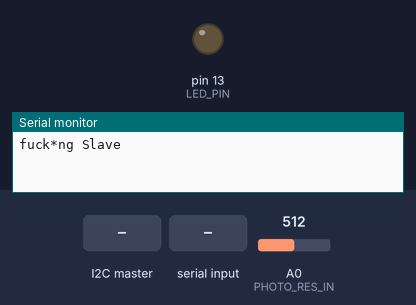
This sketch was run on a simulated Arduino Uno, built with avr-gcc and run on an emulated ATmega328P. Parts: output pins drawn as LEDs (lit = HIGH), the last lines printed to the serial monitor. Dashed ring = blinking. The inputs (shaded band) are chosen by the test bench; at power-on: A0 (PHOTO_RES_IN) = 512.

Above: at 1.2 s.
1.3 s: the I2C master sends "c"
At 1.55 s:
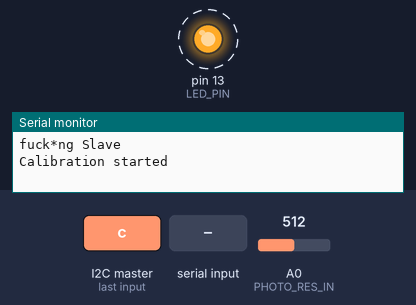
4.3 s: "s" received over Serial
7.3 s: "r" received over Serial
At 7.3 s:
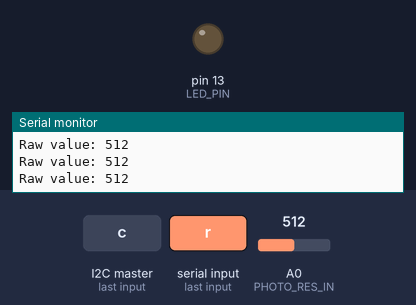
10.3 s: A0 (PHOTO_RES_IN) set to 109
11.8 s: A0 (PHOTO_RES_IN) set to 95
Timing chart, 0 to 14.8 s (numbered marks = the images above; inputs shaded):
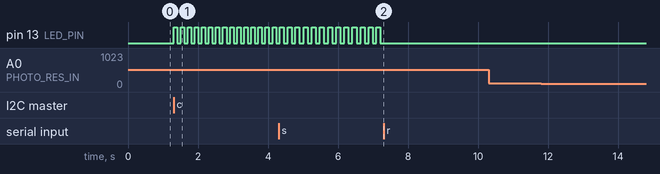

The sketch:

slave.ino
```cpp
#include <Wire.h>

#define PHOTO_RES_IN A0
#define I2C_ADDRES 9
#define LED_PIN 13

int max_records = 0;
int currentRecord = 0;
int* x;
int* y;
bool calibrationStarted = false;
bool showData = false;

long lastTime = 0;
bool state = HIGH;

int getMyPhotoResValue(){
  return analogRead(PHOTO_RES_IN);
}

void setup() {
  pinMode(LED_PIN, OUTPUT);
  Serial.begin(9600);
  Serial.println("");
  Serial.println("fuck*ng Slave");
  Wire.begin(I2C_ADDRES);
  Wire.onReceive(processData);
}

void loop() {
  if (calibrationStarted) {
      blinkLed(lastTime, state);
    }
  if (Serial.available()) {
    char cmd = Serial.read();
    if (cmd == 'r') {
      int currentRecord = 0;
      calibrationStarted = false;
    }
    if (cmd == 's') {
      showData = !showData;
    }
  }
  if (showData) {
    if (max_records != 0) {
      Serial.print("Calibrated value: ");
      Serial.println(linearInterpolation(getMyPhotoResValue()));
    } else {
      Serial.print("Raw value: ");
      Serial.println(getMyPhotoResValue());
    }
  }
}

float linearInterpolation(int x_new) {
    int i = 0;
    while (i < currentRecord - 1 && x[i + 1] < x_new) {
        i++;
    }
    int x0 = x[i];
    int y0 = y[i];
    int x1 = x[i + 1];
    int y1 = y[i + 1];
    return y0 + (y1 - y0) * (x_new - x0) / (x1 - x0);
}

void processData(int length){
  int last_val = 0;
  while (0 < Wire.available()){
    auto result = Wire.read();
    if (result == 'r') {
      max_records = Wire.read();
      Serial.print("Max records: ");
      Serial.println(max_records);
      x = new int[max_records];
      y = new int[max_records];
    } else if (result == 's') {
      Serial.println("Calibration done");
      calibrationStarted = false;
      digitalWrite(LED_PIN, HIGH);
      showData = true;
      return;
    } else if (result == 'c') {
      currentRecord = 0;
      calibrationStarted = true;
      Serial.println("Calibration started");
    } else {
      if (currentRecord < max_records && calibrationStarted){
        int data = result * 5;
        int currentResistence = getMyPhotoResValue();
        x[currentRecord] = currentResistence;
        y[currentRecord] = data;
        currentRecord+=1;
        Serial.println("Calibrating...");
       }
    }
  }
}

void blinkLed(long &lastTime, bool &state) {
  long currentTime = millis();
  if (currentTime - lastTime > 100) {
    digitalWrite(LED_PIN, state);
    lastTime = currentTime;
    state = !state;
  }
}
```

Measured:
- after the input at 1.3 s, pin 13 (LED_PIN): alternates HIGH for 0.10 s and LOW for 0.10 s, starting at once
- after the input at 7.3 s, pin 13 (LED_PIN): stops changing and stays LOW
